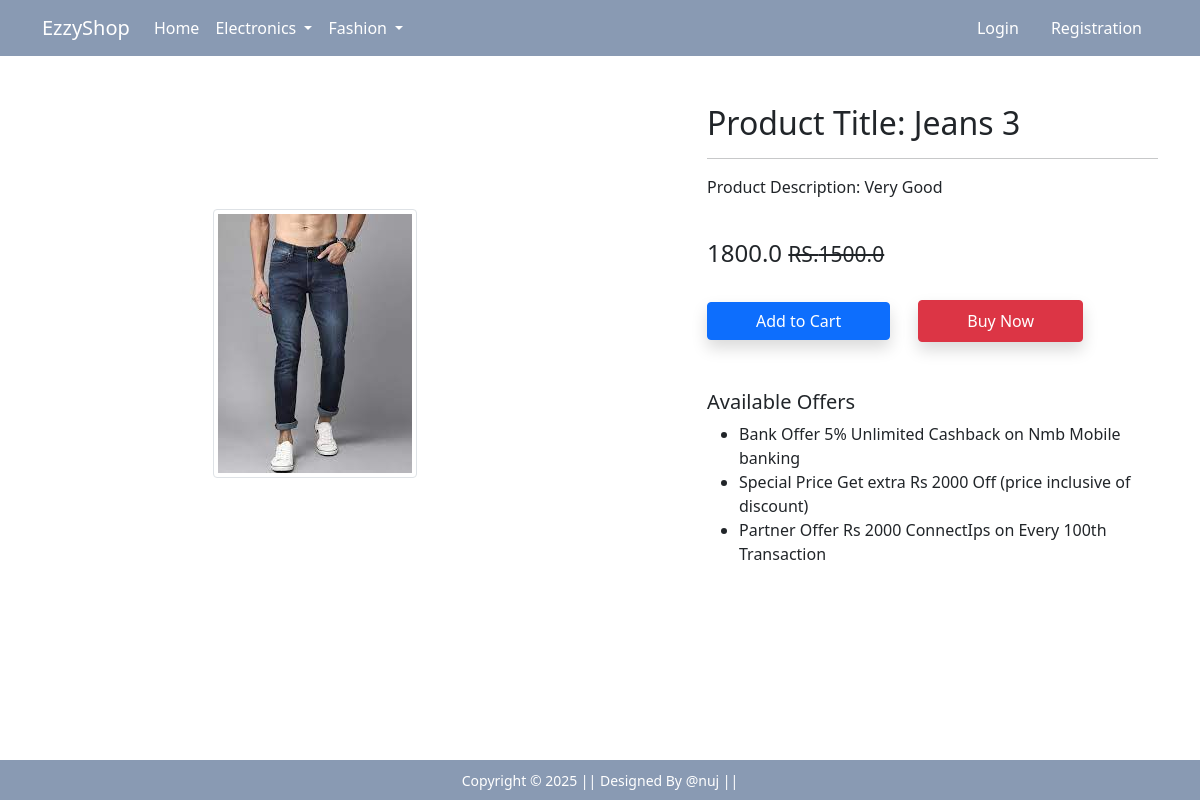
Page /product-detail/3 on the earlier database version.
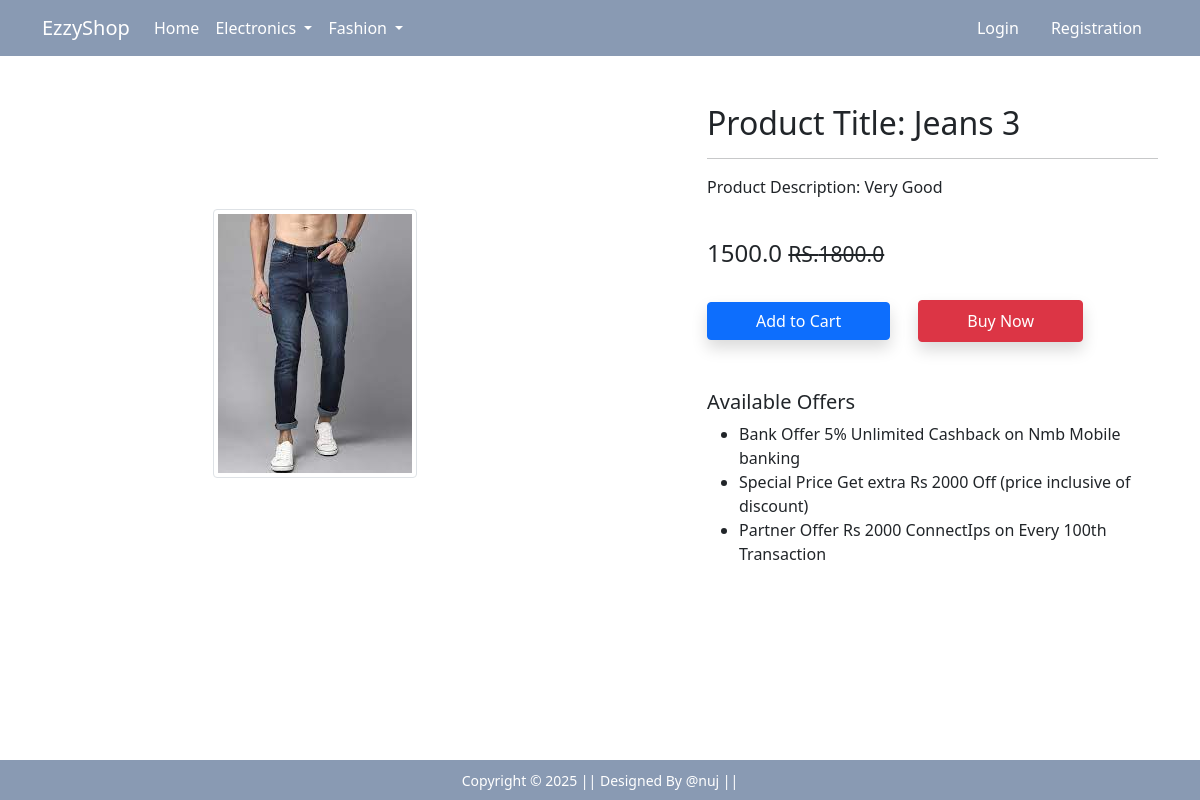
Same page on the later database version.
### app/models.py (models this page shows, shortened)
class Product(models.Model):
    title = models.CharField(max_length=70)
    selling_price = models.FloatField()
    discounted_price = models.FloatField()
    description = models.TextField(max_length=200)
    brand = models.CharField(max_length=70)
    category = models.CharField( choices=category_choice,max_length=2)
    product_image = models.ImageField(upload_to = 'producting')

### app/views.py (the view)
# urls.py: path('product-detail/<int:pk>',views.Product_detail_view.as_view(), name='product-detail'),
class Product_detail_view(View):
    def get(self,request,pk):
        product = Product.objects.get(pk=pk)
        return render(request, 'app/productdetail.html', {'product':product} )

### app/templates/app/productdetail.html (shortened to what this page needs)
{% extends 'app/base.html' %}
{% load static %}
{% block main-content %}
<div class="container my-5">
 <div class="row">
  <div class="col-sm-6 text-center align-self-center">
   <img src="{{product.product_image.url}}" alt="" class="img-fluid img-thumbnail">
  </div>
  <div class="col-sm-5 offset-sm-1">
   <h2>Product Title: {{product.title}}</h2>
   <hr>
   <p>Product Description: {{product.description}}</p> <br>
   <h4>{{product.discounted_price}} <small class="fw-light text-decoration-line-through"> RS.{{product.selling_price}}</small></h4> <br>
   <form action="/add-to-cart" class = 'd-inline'>
    <button type = 'submit' class='btn btn-primary shadow px-5'> Add to Cart </button>
   </form>
   <a href="{% url 'buy-now' %}" class="btn btn-danger shadow px-5 py-2 ms-4">Buy Now</a>
   <h5 class="mt-5">Available Offers</h5>
   <ul>
    <li>Bank Offer 5% Unlimited Cashback on Nmb Mobile banking</li>
    <li>Special Price Get extra Rs 2000 Off (price inclusive of discount)</li>
    <li>Partner Offer Rs 2000 ConnectIps on Every 100th Transaction </li>
   </ul>
  </div>
 </div>
</div>
{% endblock main-content %}

Differences in the rows shown:
changed Product "Jeans 3": discounted_price "1800.0" → "1500.0"; selling_price "1500.0" → "1800.0"
